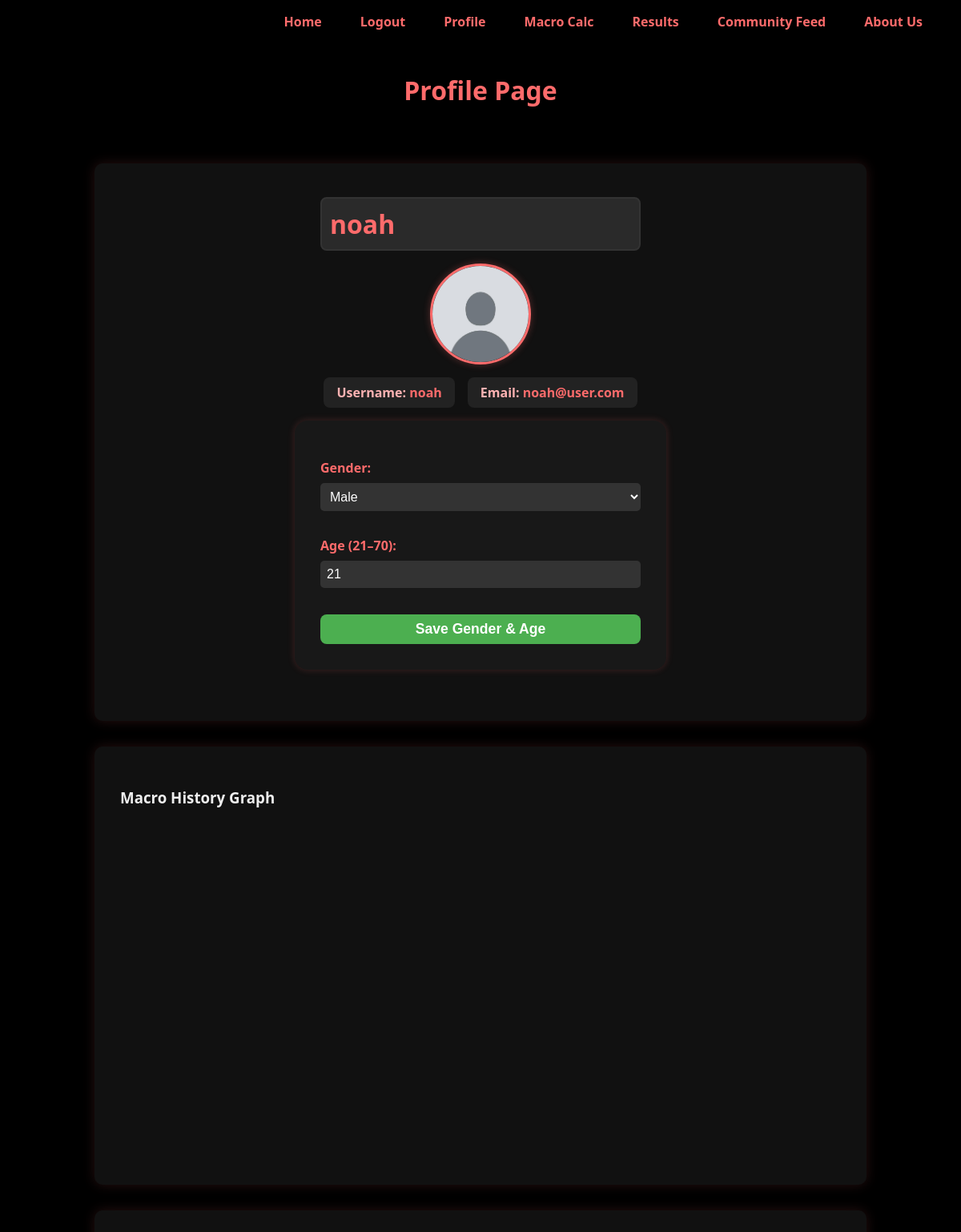
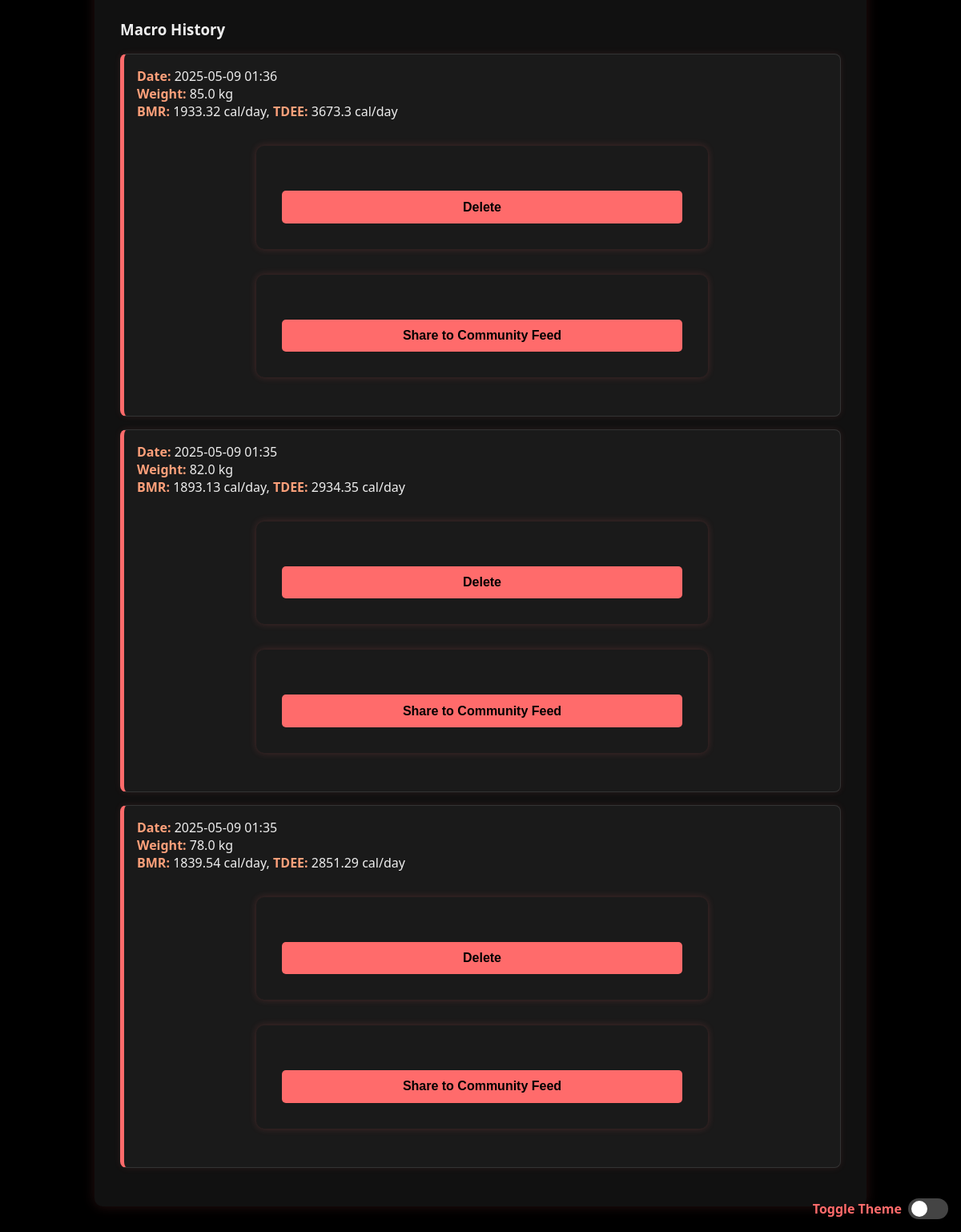
The page /profile (signed in) on the database its author committed (2 pictures, top to bottom).
### app/models.py (models this page shows)
class User(db.Model, UserMixin):
    id = db.Column(db.Integer, primary_key=True)
    name = db.Column(db.String(80), unique=True, nullable=False)
    email = db.Column(db.String(120), unique=True, nullable=False)
    password = db.Column(db.String(120), nullable=False)
    gender = db.Column(db.String(10))
    age = db.Column(db.Integer)

class MacroPost(db.Model):
    id = db.Column(db.Integer, primary_key=True)
    gender = db.Column(db.String(10), nullable=False)
    age = db.Column(db.Integer, nullable=False)
    weight = db.Column(db.Float, nullable=False)
    height = db.Column(db.Float, nullable=False)
    bmr = db.Column(db.Float, nullable=False)
    tdee = db.Column(db.Float, nullable=False)
    timestamp = db.Column(db.DateTime, server_default=db.func.now())
    user_id = db.Column(db.Integer, db.ForeignKey('user.id'), nullable=False)
    user = db.relationship('User', backref=db.backref('macroposts', lazy=True))

### app/routes.py (the view)
@app.route("/profile")
@login_required
def profile():
    macro_posts = MacroPost.query.filter_by(user_id=current_user.id).order_by(MacroPost.timestamp.desc()).all()
    return render_template("profile.html", user=current_user, macro_posts=macro_posts)

### app/__init__.py (called while the page is built)
@login_manager.user_loader
def load_user(user_id):
    return User.query.get(int(user_id))

### app/templates/profile.html (shortened to what this page needs)
{% extends "base.html" %}
{% block content %}
<div class="profile-container">
    <header class="profile-header">
        <h1>Profile Page</h1>
    </header>
    <section class="profile-info">
        <div style="text-align:center; margin-bottom: 1em;">
            <h2 style="font-size:2rem; font-weight:bold; color:#ff6b6b; margin-bottom:0.5em;">{{ user.name }}</h2>
            <img src="{{ url_for('static', filename='images/placeholder-profile.jpg') }}" alt="Profile Picture" class="profile-picture" style="display:block; margin:0 auto 1em auto; border:3px solid #ff6b6b; border-radius:50%; width:120px; height:120px;">
        </div>
        <div style="display:flex; justify-content:center; gap:1em; margin-bottom:1em;">
            <div style="background:#222; color:#ffb3b3; padding:0.5em 1em; border-radius:8px; font-weight:bold;">Username: <span style="color:#ff6b6b;">{{ user.name }}</span></div>
            <div style="background:#222; color:#ffb3b3; padding:0.5em 1em; border-radius:8px; font-weight:bold;">Email: <span style="color:#ff6b6b;">{{ user.email }}</span></div>
        </div>
        <form action="{{ url_for('update_profile_info') }}" method="POST" style="margin-top: 1em; background:#181818; padding:2em; border-radius:16px; box-shadow:0 0 10px #ff6b6b33; max-width:400px; margin-left:auto; margin-right:auto;">
            <label for="gender" style="color:#ff6b6b; font-weight:bold;">Gender:</label>
            <select id="gender" name="gender" required style="width:100%; margin-bottom:1em; padding:0.5em; font-size:1rem; box-sizing:border-box;">
                <option value="male" {% if user.gender == 'male' %}selected{% endif %}>Male</option>
            </select>
            <label for="age" style="color:#ff6b6b; font-weight:bold;">Age (21–70):</label>
            <input type="number" id="age" name="age" min="21" max="70" value="{{ user.age if user.age else '' }}" required style="width:100%; margin-bottom:1em; padding:0.5em; font-size:1rem; box-sizing:border-box;">
            <button type="submit" style="margin-top: 1em; background-color: #4CAF50; color: white; font-weight: bold; padding: 8px 16px; border: none; border-radius: 8px; cursor: pointer; width:100%; font-size:1.1rem;">Save Gender & Age</button>
        </form>
    </section>
    <section class="graph">
        <h3>Macro History Graph</h3>
        <div id="macro-history-graph" style="width: 100%; height: 400px; margin-bottom: 20px;"></div>
    </section>
    <section class="macro-history">
        <h3>Macro History</h3>
        {% if macro_posts %}
            <ul>
                {% for post in macro_posts %}
                    <li>
                        <strong>Date:</strong> {{ post.timestamp.strftime('%Y-%m-%d %H:%M') }}<br>
                        <strong>Weight:</strong> {{ post.weight }} kg<br>
                        <strong>BMR:</strong> {{ post.bmr }} cal/day,
                        <strong>TDEE:</strong> {{ post.tdee }} cal/day
                        <form action="{{ url_for('delete_macro_post', post_id=post.id) }}" method="POST" style="inline">
                            <button type="submit" onclick="return confirm('Are you sure you want to delete this entry?');">Delete</button>
                        </form>
                        <form action="{{ url_for('create_feed_post', post_id = post.id) }}" method="POST" style="inline">
                                    <button type="submit">Share to Community Feed</button>
                        </form>
                    </li>
                {% endfor %}
            </ul>
        {% else %}
            <p>You haven't saved any results yet.</p>
        {% endif %}
    </section>
</div>
<div class="theme-toggle">
    <label class="theme-label" for="theme-switch">Toggle Theme</label>
    <label class="switch">
        <span class="slider"></span>
    </label>
</div>
{% endblock %}

### app/templates/base.html (shortened to what this page needs)
<!DOCTYPE html>
<html lang="en">
<head>
  <link rel="stylesheet" href="./static/css/style.css" />
</head>
<body>
  <header>
    <nav>
      <ul>
        <li><a href="{{ url_for('home') }}">Home</a></li>
        {% if current_user.is_authenticated %}
          <li><a href="{{ url_for('logout') }}">Logout</a></li>
          <li><a href="{{ url_for('profile') }}">Profile</a></li>
        {% else %}
          <li><a href="{{ url_for('login') }}">Login</a></li>
        {% endif %}
        <li><a href="{{ url_for('calculator') }}">Macro Calc</a></li>
        <li><a href="{{ url_for('results') }}">Results</a></li>
        <li><a href="{{ url_for('feed') }}">Community Feed</a></li>
        <li><a href="{{ url_for('about') }}">About Us</a></li>
      </ul>
    </nav>
  </header>
  <main>
    {% block content %}
    {% endblock %}
  </main>
</body>
</html>

### app/static/css/style.css (style rules this page uses)
body { background-color: #000; color: #eee; font-family: 'Segoe UI', Tahoma, Geneva, Verdana, sans-serif; margin: 0; padding: 0; }
h1, h2 { color: #ff6b6b; text-align: center; }
header { padding: 1rem 2rem; }
nav ul { list-style: none; display: flex; justify-content: flex-end; gap: 1rem; padding: 0; margin: 0; }
nav a { position: relative; color: #ff6b6b; font-weight: bold; text-decoration: none; padding: 0.5rem 1rem; transition: color 0.3s ease; }
nav a::after { content: ''; position: absolute; left: 0; bottom: 0; height: 2px; width: 0%; background-color: #ff6b6b; transition: width 0.3s ease; }
form { background-color: #1a1a1a; padding: 2rem; border-radius: 10px; max-width: 500px; margin: 2rem auto; box-shadow: 0 0 10px rgba(255, 107, 107, 0.2); }
label { font-weight: bold; display: block; margin-top: 1rem; color: #ff6b6b; }
input, select, button { width: 100%; padding: 0.7rem; margin-top: 0.5rem; border-radius: 5px; border: none; background-color: #333; color: #fff; font-size: 1rem; }
button { background-color: #ff6b6b; color: #000; font-weight: bold; margin-top: 1.5rem; cursor: pointer; transition: background-color 0.3s; }
section { background-color: #111; color: #eee; max-width: 900px; margin: 2rem auto; padding: 2rem; border-radius: 10px; box-shadow: 0 0 15px rgba(255, 107, 107, 0.15); }
section h2 { color: #ff6b6b; margin-bottom: 1rem; font-size: 1.8rem; }
.profile-picture { width: 150px; height: 150px; border-radius: 50%; object-fit: cover; border: 2px solid #ff6b6b; display: block; margin: 1rem auto; box-shadow: 0 0 10px rgba(255, 107, 107, 0.3); }
.profile-info h2, .profile-info p { background-color: #2a2a2a; color: #ffa07a; border: 2px solid #333; border-radius: 8px; padding: 10px; font-size: 1.2rem; max-width: 400px; margin: 10px 0; box-sizing: border-box; text-align: left; display: inline-block; width: 100%; transition: background-color 0.3s ease; }
.profile-info h2, .profile-info p { margin-bottom: 15px; }
.macro-history ul { list-style: none; padding: 0; margin: 0; }
.macro-history li { background-color: #1a1a1a; border: 1px solid #333; border-left: 5px solid #ff6b6b; border-radius: 8px; padding: 1rem; margin-bottom: 1rem; box-shadow: 0 0 8px rgba(255, 107, 107, 0.1); transition: transform 0.2s ease; }
.macro-history strong { color: #ffa07a; }
.theme-toggle { position: fixed; bottom: 1rem; right: 1rem; display: flex; align-items: center; gap: 0.5rem; z-index: 10000; }
.theme-label { color: #ff6b6b; font-weight: bold; }
.switch { position: relative; display: inline-block; width: 50px; height: 26px; }
.slider { position: absolute; cursor: pointer; top: 0; left: 0; right: 0; bottom: 0; background-color: #444; transition: 0.4s; border-radius: 34px; }
.slider::before { position: absolute; content: ""; height: 20px; width: 20px; left: 4px; bottom: 3px; background-color: white; transition: 0.4s; border-radius: 50%; }
#macro-history-graph { width: 100%; height: 400px; margin-bottom: 20px; }

### rows shown on the page
User: name "noah", email "noah@user.com", gender "Male", age "21"
MacroPost: timestamp "2025-05-09 01:36", weight "85.0", bmr "1933.32", tdee "3673.3"
MacroPost: timestamp "2025-05-09 01:35", weight "82.0", bmr "1893.13", tdee "2934.35"
MacroPost: timestamp "2025-05-09 01:35", weight "78.0", bmr "1839.54", tdee "2851.29"
